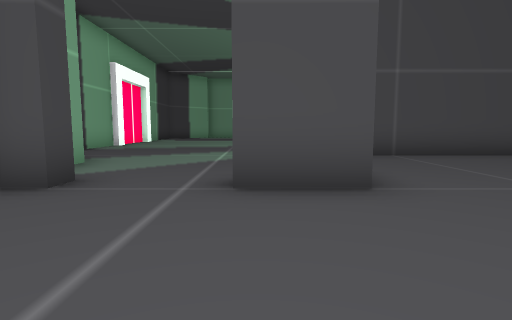
View 1 (above)

12 first-person views from a walk through a level from a Godot 3-D game. The camera is 1.3 m above the floor, tilts 6° down and sees 80° across. The floor is counted in squares, 2 m on a side. Each view is taken from the middle of a square. On the plan, view 1 faces up. The plan holds only what a view shows up to about 10 squares ahead; the rest is blank. The place goes on beyond the plan. Characters and animated objects are not drawn.

View 2
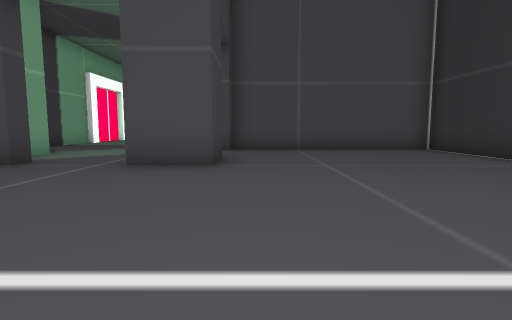

View 3
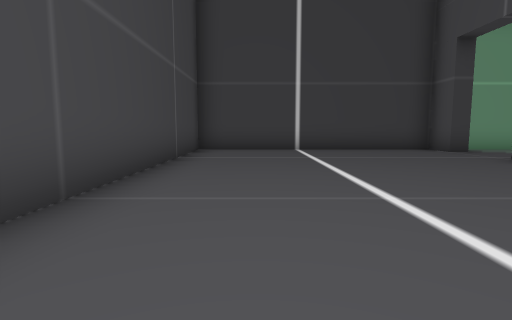

View 4
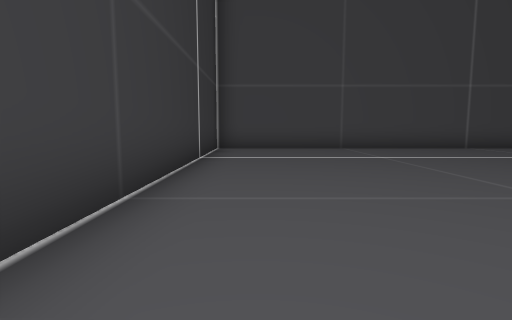

View 5
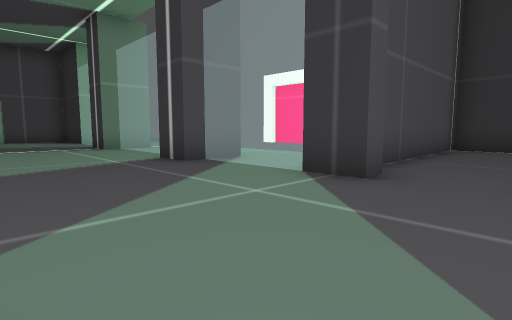

View 6
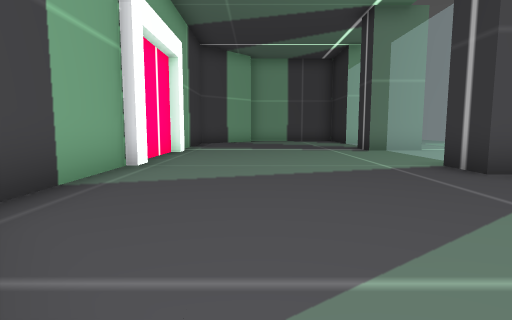

View 7
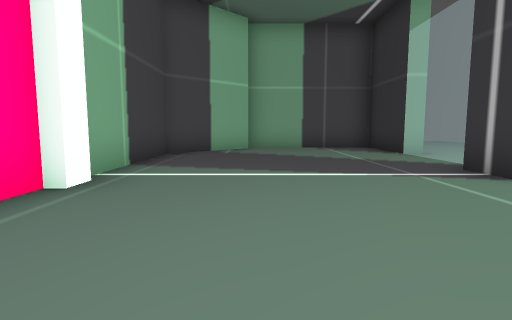

View 8
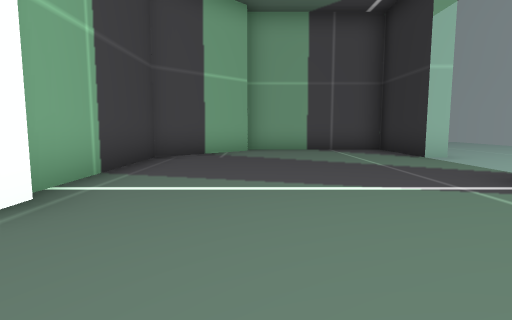

View 9
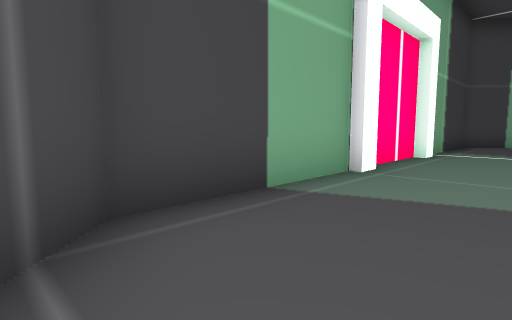

View 10
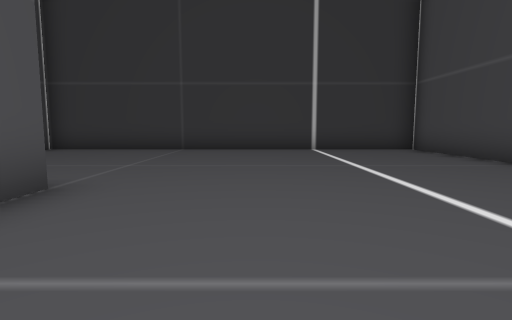

View 11
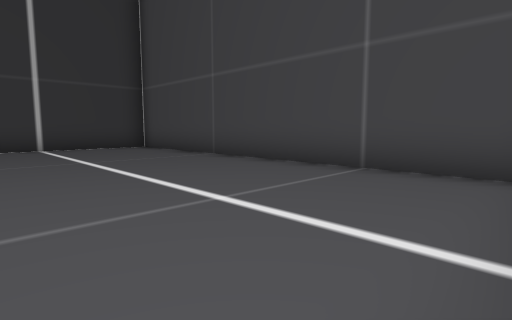

View 12
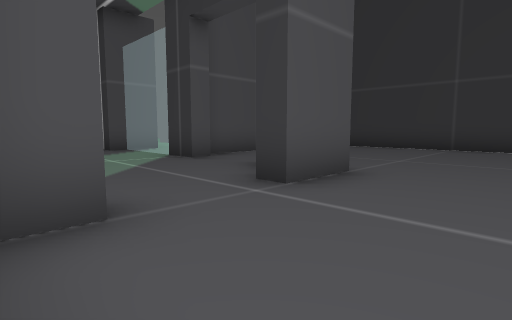

### Floor plan
Points are (right, up) in squares from view 1. A wall is a line through its corners. A room is listed if a view was taken in it or the views show most of it. See-through windows are left out.
Room 1 (views 1, 2, 3, 4, 10, 11, 12)
walls: (1.3, 4.6) (1.3, 3.2) (-0.2, 3.2); (-2.2, 3.2) (-3.2, 3.2) (-3.2, -3.8) (7.2, -3.8) (7.2, 7.2) (1.3, 7.2) (1.3, 6.7)
ways out: opening at (-1.5, 4) to room 2; opening at (1, 5.5) to room 2
Room 2 (views 5, 6, 7, 8, 9)
walls: (-5, 11.9) (-5, 11.2); (-5.2, 14.4) (-5.2, 12.2); (-5, 14.8) (-5, 14.2); (-5.2, 11.4) (-5.2, 7.7) (-4.6, 7.1); (1.9, 14.7) (0.3, 14.7) (0.3, 15.8); (1.9, 10.2) (0.3, 10.2) (0.3, 11.2); (0.8, 18.7) (0.8, 21.2) (-3.2, 21.2); (1.3, 6.7) (0.8, 6.7) (0.8, 7.8); (-3.2, 5.8) (-3.2, 4.4); (-3.2, 20.8) (-5.2, 18.7) (-5.2, 15); (-2.2, 3.9) (-2.2, 3.2); (-0.2, 3.2) (-0.2, 3.8)
ways out: opening at (-1.5, 4) to room 1; opening at (1, 5.5) to room 1

Where each view was taken, in squares from view 1:
view 1: 0 up, 0 right, facing up
view 2: 2 down, 2 right, facing up
view 3: 2 down, 6 right, facing left
view 4: 6 up, 6 right, facing down
view 5: 5 up, 3 left, facing up-right
view 6: 6 up, 3 left, facing up
view 7: 11 up, 3 left, facing up
view 8: 12 up, 3 left, facing up
view 9: 7 up, 3 left, facing up-left
view 10: 1 up, 2 left, facing right
view 11: 1 up, 3 left, facing down-right
view 12: 1 up, 3 left, facing up-right
